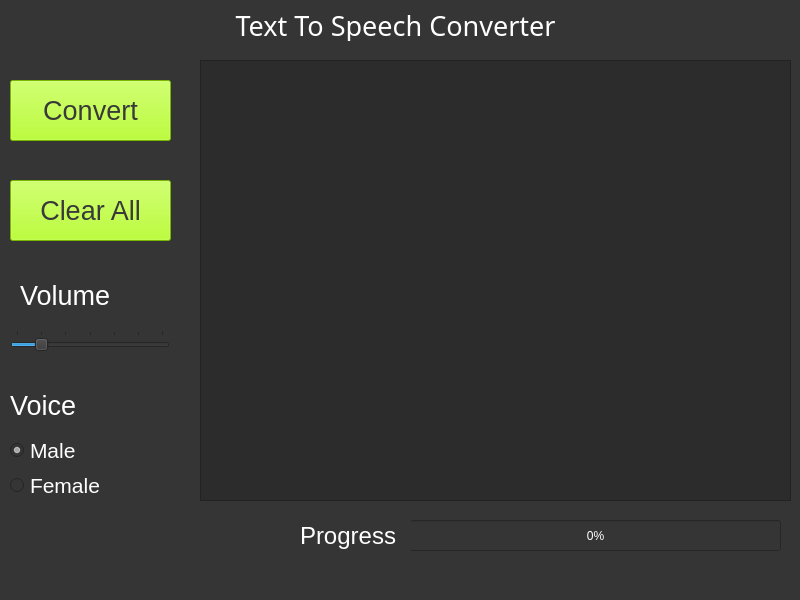
<?xml version="1.0" encoding="UTF-8"?>
<ui version="4.0">
 <class>MainWindow</class>
 <widget class="QMainWindow" name="MainWindow">
  <property name="geometry">
   <rect>
    <x>0</x>
    <y>0</y>
    <width>800</width>
    <height>600</height>
   </rect>
  </property>
  <property name="minimumSize">
   <size>
    <width>800</width>
    <height>600</height>
   </size>
  </property>
  <property name="maximumSize">
   <size>
    <width>800</width>
    <height>600</height>
   </size>
  </property>
  <property name="windowTitle">
   <string>MainWindow</string>
  </property>
  <property name="styleSheet">
   <string notr="true">color: rgb(255, 255, 255);
background-color: rgb(53, 53, 53);</string>
  </property>
  <property name="tabShape">
   <enum>QTabWidget::Rounded</enum>
  </property>
  <widget class="QWidget" name="centralwidget">
   <widget class="QLabel" name="Title">
    <property name="geometry">
     <rect>
      <x>140</x>
      <y>10</y>
      <width>511</width>
      <height>31</height>
     </rect>
    </property>
    <property name="font">
     <font>
      <family>Android</family>
      <pointsize>20</pointsize>
     </font>
    </property>
    <property name="text">
     <string>Text To Speech Converter</string>
    </property>
    <property name="alignment">
     <set>Qt::AlignCenter</set>
    </property>
   </widget>
   <widget class="QTextEdit" name="textEdit">
    <property name="geometry">
     <rect>
      <x>200</x>
      <y>60</y>
      <width>591</width>
      <height>441</height>
     </rect>
    </property>
    <property name="cursor" stdset="0">
     <cursorShape>IBeamCursor</cursorShape>
    </property>
    <property name="statusTip">
     <string>Enter Your Text Here ............</string>
    </property>
    <property name="styleSheet">
     <string notr="true">background-color: rgb(44, 44, 44);
color: rgb(255, 255, 255);</string>
    </property>
   </widget>
   <widget class="QPushButton" name="Convert">
    <property name="geometry">
     <rect>
      <x>10</x>
      <y>80</y>
      <width>161</width>
      <height>61</height>
     </rect>
    </property>
    <property name="minimumSize">
     <size>
      <width>161</width>
      <height>61</height>
     </size>
    </property>
    <property name="maximumSize">
     <size>
      <width>161</width>
      <height>61</height>
     </size>
    </property>
    <property name="font">
     <font>
      <family>Ubuntu</family>
      <pointsize>20</pointsize>
     </font>
    </property>
    <property name="cursor">
     <cursorShape>ArrowCursor</cursorShape>
    </property>
    <property name="statusTip">
     <string>Convert The Text into Speech..!!</string>
    </property>
    <property name="styleSheet">
     <string notr="true">background-color: rgb(170, 255, 0);

color: rgb(57, 57, 57);</string>
    </property>
    <property name="text">
     <string>Convert</string>
    </property>
    <property name="shortcut">
     <string>Alt+Shift+C</string>
    </property>
   </widget>
   <widget class="QPushButton" name="erase">
    <property name="geometry">
     <rect>
      <x>10</x>
      <y>180</y>
      <width>161</width>
      <height>61</height>
     </rect>
    </property>
    <property name="minimumSize">
     <size>
      <width>161</width>
      <height>61</height>
     </size>
    </property>
    <property name="maximumSize">
     <size>
      <width>161</width>
      <height>61</height>
     </size>
    </property>
    <property name="font">
     <font>
      <family>Ubuntu</family>
      <pointsize>20</pointsize>
     </font>
    </property>
    <property name="statusTip">
     <string>Erase All The Text !!</string>
    </property>
    <property name="styleSheet">
     <string notr="true">background-color: rgb(170, 255, 0);

color: rgb(57, 57, 57);</string>
    </property>
    <property name="text">
     <string>Clear All</string>
    </property>
    <property name="shortcut">
     <string>Alt+E</string>
    </property>
   </widget>
   <widget class="QLabel" name="subHeading">
    <property name="geometry">
     <rect>
      <x>20</x>
      <y>270</y>
      <width>111</width>
      <height>51</height>
     </rect>
    </property>
    <property name="font">
     <font>
      <family>Ubuntu</family>
      <pointsize>20</pointsize>
     </font>
    </property>
    <property name="text">
     <string>Volume</string>
    </property>
   </widget>
   <widget class="QSlider" name="volumeAdjuster">
    <property name="geometry">
     <rect>
      <x>10</x>
      <y>330</y>
      <width>160</width>
      <height>22</height>
     </rect>
    </property>
    <property name="minimumSize">
     <size>
      <width>160</width>
      <height>22</height>
     </size>
    </property>
    <property name="maximumSize">
     <size>
      <width>160</width>
      <height>22</height>
     </size>
    </property>
    <property name="cursor">
     <cursorShape>SizeHorCursor</cursorShape>
    </property>
    <property name="statusTip">
     <string>Adjust the volume</string>
    </property>
    <property name="maximum">
     <number>30</number>
    </property>
    <property name="pageStep">
     <number>2</number>
    </property>
    <property name="sliderPosition">
     <number>5</number>
    </property>
    <property name="orientation">
     <enum>Qt::Horizontal</enum>
    </property>
    <property name="tickPosition">
     <enum>QSlider::TicksAbove</enum>
    </property>
    <property name="tickInterval">
     <number>5</number>
    </property>
   </widget>
   <widget class="QLabel" name="subHeading_2">
    <property name="geometry">
     <rect>
      <x>10</x>
      <y>380</y>
      <width>111</width>
      <height>51</height>
     </rect>
    </property>
    <property name="font">
     <font>
      <family>Ubuntu</family>
      <pointsize>20</pointsize>
     </font>
    </property>
    <property name="text">
     <string>Voice</string>
    </property>
   </widget>
   <widget class="QRadioButton" name="radioButton">
    <property name="geometry">
     <rect>
      <x>10</x>
      <y>440</y>
      <width>82</width>
      <height>21</height>
     </rect>
    </property>
    <property name="font">
     <font>
      <family>Ubuntu</family>
      <pointsize>16</pointsize>
     </font>
    </property>
    <property name="cursor">
     <cursorShape>CrossCursor</cursorShape>
    </property>
    <property name="statusTip">
     <string>Male Voice</string>
    </property>
    <property name="text">
     <string>Male</string>
    </property>
    <property name="checked">
     <bool>true</bool>
    </property>
   </widget>
   <widget class="QRadioButton" name="radioButton_2">
    <property name="geometry">
     <rect>
      <x>10</x>
      <y>470</y>
      <width>101</width>
      <height>31</height>
     </rect>
    </property>
    <property name="font">
     <font>
      <family>Ubuntu</family>
      <pointsize>16</pointsize>
     </font>
    </property>
    <property name="cursor">
     <cursorShape>CrossCursor</cursorShape>
    </property>
    <property name="statusTip">
     <string>female Voice</string>
    </property>
    <property name="text">
     <string>Female</string>
    </property>
   </widget>
   <widget class="QProgressBar" name="progressBar">
    <property name="geometry">
     <rect>
      <x>410</x>
      <y>520</y>
      <width>371</width>
      <height>31</height>
     </rect>
    </property>
    <property name="minimumSize">
     <size>
      <width>371</width>
      <height>31</height>
     </size>
    </property>
    <property name="maximumSize">
     <size>
      <width>371</width>
      <height>31</height>
     </size>
    </property>
    <property name="font">
     <font>
      <family>Ubuntu</family>
     </font>
    </property>
    <property name="cursor">
     <cursorShape>WaitCursor</cursorShape>
    </property>
    <property name="statusTip">
     <string>Read Status</string>
    </property>
    <property name="maximum">
     <number>100</number>
    </property>
    <property name="value">
     <number>0</number>
    </property>
    <property name="alignment">
     <set>Qt::AlignCenter</set>
    </property>
    <property name="textVisible">
     <bool>true</bool>
    </property>
   </widget>
   <widget class="QLabel" name="subHeading_3">
    <property name="geometry">
     <rect>
      <x>300</x>
      <y>510</y>
      <width>111</width>
      <height>51</height>
     </rect>
    </property>
    <property name="font">
     <font>
      <family>Ubuntu</family>
      <pointsize>18</pointsize>
     </font>
    </property>
    <property name="statusTip">
     <string>Read Status</string>
    </property>
    <property name="text">
     <string>Progress</string>
    </property>
   </widget>
  </widget>
  <widget class="QMenuBar" name="menubar">
   <property name="geometry">
    <rect>
     <x>0</x>
     <y>0</y>
     <width>800</width>
     <height>21</height>
    </rect>
   </property>
  </widget>
  <widget class="QStatusBar" name="statusbar"/>
 </widget>
 <resources/>
 <connections/>
</ui>
